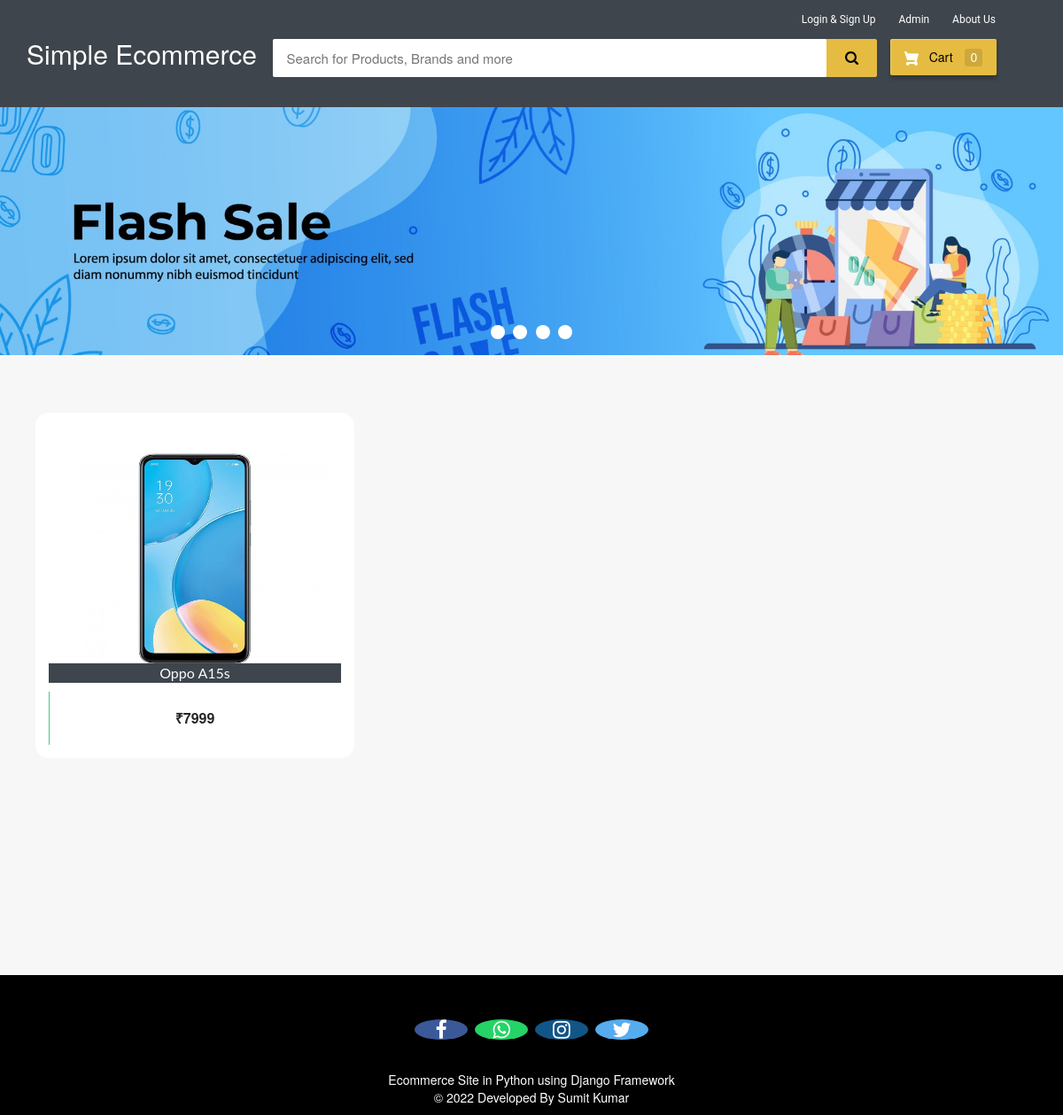
The page / on the database its author committed.
### ecom/models.py (models this page shows, shortened)
class Product(models.Model):
    name=models.CharField(max_length=40)
    product_image= models.ImageField(upload_to='product_image/',null=True,blank=True)
    price: object = models.PositiveIntegerField()
    description=models.CharField(max_length=100)

### ecom/views.py (the view)
# urls.py: path('',views.home_view,name=''),
def home_view(request):
    products=models.Product.objects.all()
    if 'product_ids' in request.COOKIES:
        product_ids = request.COOKIES['product_ids']
        counter=product_ids.split('|')
        product_count_in_cart=len(set(counter))
    else:
        product_count_in_cart=0
    if request.user.is_authenticated:
        return HttpResponseRedirect('afterlogin')
    return render(request,'ecom/index.html',{'products':products,'product_count_in_cart':product_count_in_cart})

### templates/ecom/index.html (shortened to what this page needs)
{% extends 'ecom/homebase.html' %}
{% load static %}
{% block content %}
<div class="row">
  <div class="col-md-12">
    <div class="slider-container">
      <div class="menu">
        <label for="slide-dot-1"></label>
        <label for="slide-dot-2"></label>
        <label for="slide-dot-3"></label>
        <label for="slide-dot-4"></label>
      </div>
        <div class="slide slide-1"></div>
    </div>
  </div>
</div>
{%if products%}
<br>
  <div class="row">
      {% for p in products %}
      <div class="column">
      <div class="container page-wrapper" style="width: 450px;">
        <div class="page-inner">
          <div class="row">
            <div class="el-wrapper">
              <div class="box-up">
                <img class="img" src="{% static p.product_image.url %}" alt="product pic" height="300px" width="300px">
                <div class="img-info">
                  <div class="info-inner">
                    <span style="background-color:#3e454c; color:fbfbfb;"class="p-company">{{p.name}}</span>
                  </div>
                </div>
              </div>
              <div class="box-down">
                <a class="cart" href="{% url 'add-to-cart' p.id  %}">
                  <span class="price">₹{{p.price}}</span>
                  <span class="add-to-cart">
                    <span class="txt"><i class="fa fa-shopping-cart"></i> Add To Cart</span>
                  </span>
                </a>
              </div>
            </div>
          </div>
        </div>
      </div>
      </div>
  {% endfor %}
</div>
{%else%}
<h3 style="text-align:center; color:#3E454C;">No Search Found</h3>
{%endif%}
<br><br><br>
<br><br><br><br><br><br><br><br><br><br><br><br>
{% endblock content %}

### templates/ecom/homebase.html (style rules this page uses)
body { background-color: #f7f7f7; }
.menu { cursor: pointer }
.fa { font-size: 23px; width: 60px; text-align: center; text-decoration: none; margin: 5px 2px; border-radius: 50%; }

### rows shown on the page
Product: product_image (picture), name "Oppo A15s", price "7999"

### other values the page prints
{{ product_count_in_cart }} "0"
